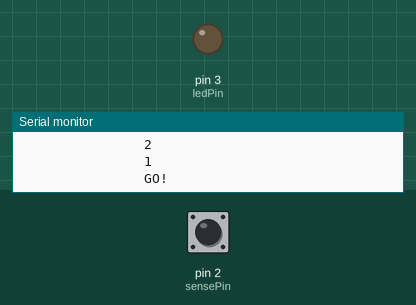
Simulated run of this sketch. Board: Arduino Uno, built with avr-gcc and run on an emulated ATmega328P. Shown: output pins drawn as LEDs (lit = HIGH), the last lines printed to the serial monitor. Dashed ring = blinking. The inputs (shaded band) are chosen by the test bench; at power-on: pin 2 (sensePin) LOW.

Above: at 4.2 s.
4.3 s: pin 2 (sensePin) driven HIGH
At 4.8 s:
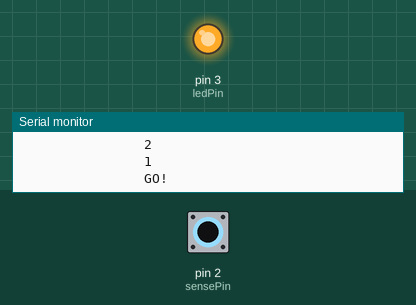
5.8 s: pin 2 (sensePin) pulsed LOW 2 times (0.12 s each, 0.3 s apart)
At 6.01 s:
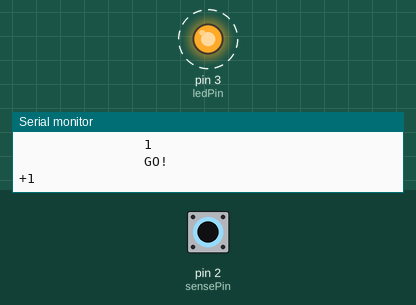
Timing chart, 0 to 8.8 s (numbered marks = the images above; inputs shaded):
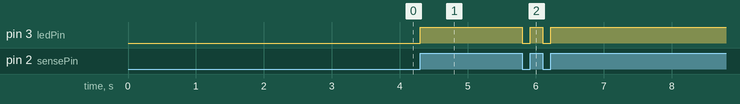

Measured:
- after the input at 4.3 s, pin 3 (ledPin): LOW → HIGH at once
- after the input at 5.8 s, pin 3 (ledPin): alternates HIGH for 0.18 s and LOW for 0.12 s, 4 changes in all, then stays HIGH, starting at once

The sketch:

rapidity-calc.ino
```cpp
/*
Pressing Speed Calculator


This sketch calculates the player's button pressing speed. It uses a digital pin to read
analog voltage: the simple method to detect if the button has been pressed. It counts the
number of times the player has pressed the button for 5 seconds. Then it calculates the result
and sends the data via serial monitor. Finally it terminates itself until the arduino is reset.

Features:
1. The sketch has a countdown timer. So it wouldn't start as soon as the serial monitor is launched.
It will wait for 3 seconds before starting the timer, giving the player some time to be ready.

2. The LED will be lit as long as the button's pressed. So a blinking LED is expected in a fair play.

3. And a foolproof technique has been implemented to prevent cheating. So the player
can't cheat by keeping the button pressed for the whole time.


Components:
1k resistor connected with the ground and pushbutton
Pushbutton connected with the 5V pin and the resistor
LED connected to the digital pin 2

Created: 4 July, 2018
By Muhammad Arifur Rahman
*/

int sensePin=2, ledPin=3;
int buttonPress, counter;
long startTime, stopTime; //time counters
double avgSpeed;
void setup()
{
pinMode(sensePin,INPUT); //using sensePin to detect button press
pinMode(ledPin,OUTPUT); //just a fancy addition to the project

Serial.begin(9600);
while(!Serial)
continue;

counter=0;
Serial.println("You have 5 seconds only!");

for(int i=0;i<3;i++) //start the 3 seconds countdown
{
Serial.print("\t\t\t\t\t\t\t\t"); //tabs for spacing
Serial.println(3-i);
delay(1000);
}

Serial.println("\t\t\t\t\t\t\t\tGO!");
Serial.println("");

startTime=millis(); //start the 5 seconds timer
}

void loop()
{
buttonPress=digitalRead(sensePin);

if(buttonPress==HIGH)
{
digitalWrite(ledPin,HIGH); //turn on the LED when the button is pressed

while(buttonPress!=LOW) //wait for the button to be released after pressing
buttonPress=digitalRead(sensePin); //prevent cheating by forcing to release the button

Serial.println("+1");
digitalWrite(ledPin,LOW);
counter++;
}

stopTime=millis(); //record the time since the start

if(stopTime-startTime>5000) //after 5 seconds, send the result
{
Serial.println("");
Serial.println("Time's Up!!!");
Serial.print("You've pressed it ");
Serial.print(counter);
Serial.println(" times.");

avgSpeed=(double)(1000.0*counter)/(labs(stopTime-startTime));
Serial.print("Your average speed is ");
Serial.print(avgSpeed);
Serial.println(" presses per second.");

Serial.flush(); //let the arduino transmit the data
exit(0); //avoid counting further by terminating the program
}


}
```
